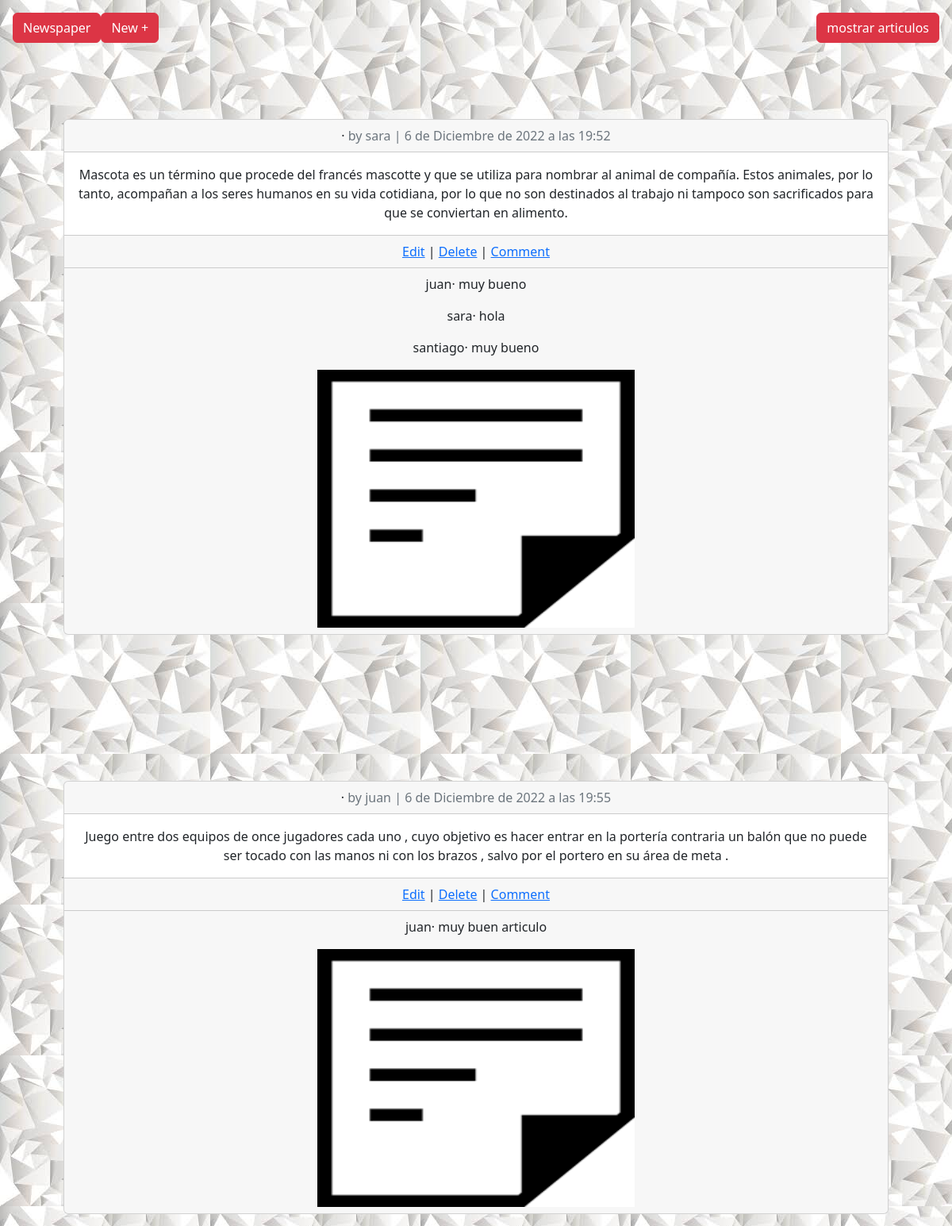
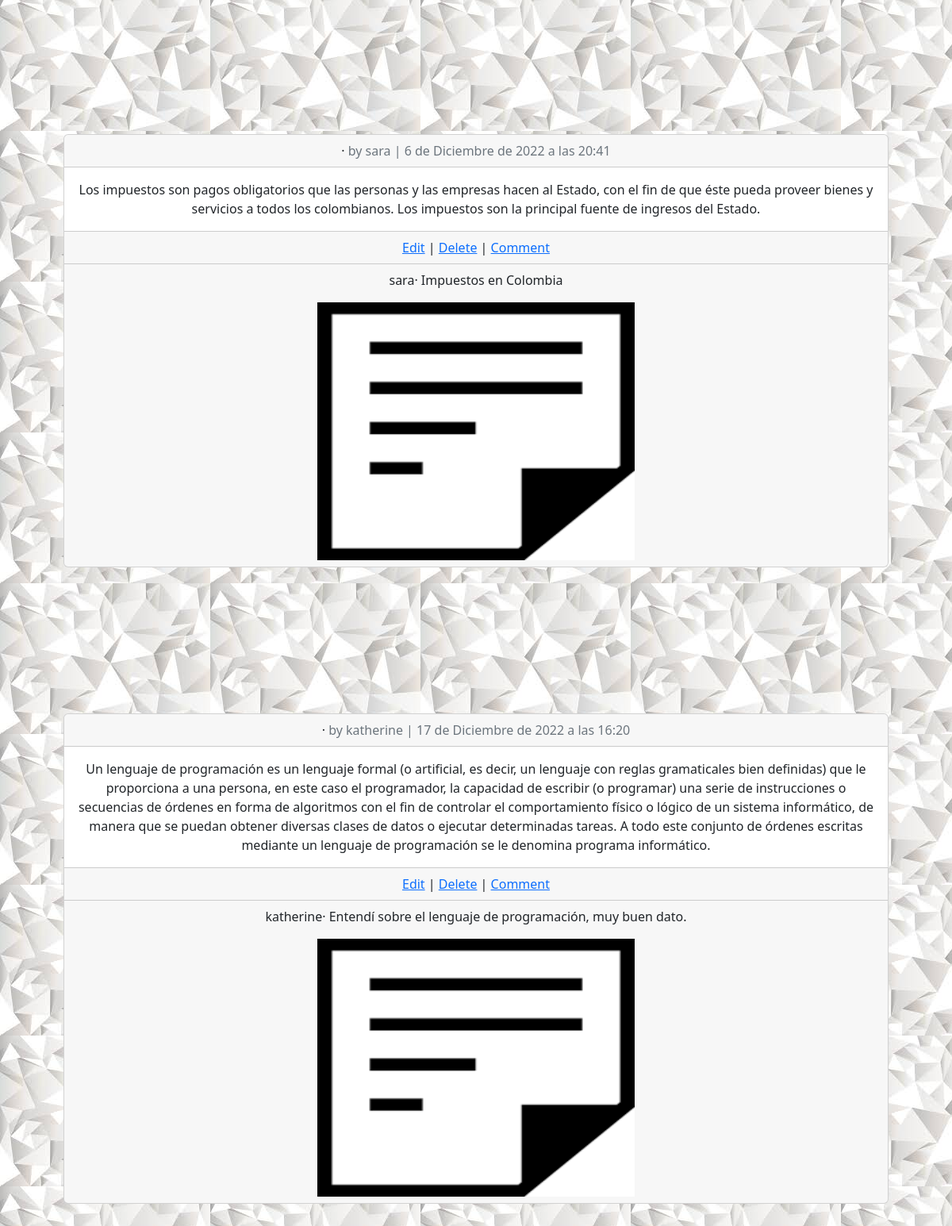
The app's page /articles/ (signed in) with its own data (2 pictures, top to bottom).
### articles/models.py (models this page shows, shortened)
class Article(models.Model):
    title = models.CharField(max_length=255)
    body = models.TextField()
    date = models.DateTimeField(auto_now_add=True)
    author = models.ForeignKey(settings.AUTH_USER_MODEL,
                                on_delete= models.CASCADE,)

class Comment(models.Model):
    article = models.ForeignKey(Article, on_delete=models.CASCADE,)
    comment= models.CharField(
        max_length=140
    )
    author = models.ForeignKey(settings.AUTH_USER_MODEL,
                                on_delete=models.CASCADE,
                                )
    def __str__(self):
        return self.comment

### accounts/models.py (models this page shows)
class CustomUser(AbstractUser):
    age = models.PositiveIntegerField(null=True, blank=True)

### articles/views.py (the view)
# urls.py: path('', ArticleListView.as_view(),
class ArticleListView(LoginRequiredMixin, ListView):
    model = Article
    template_name = "article_list.html"

### templates/article_list.html (shortened to what this page needs)
{% extends "base.html" %}
{% load static %}
{% block content %}
    {% for article in article_list %}
        <div class="card">
            <div class="card-header">
                 &middot;
                <span class="text-muted ">by {{ article.author }} |
                    {{ article.date }}
                </span>
            </div>
            <div class="card-body">
                {{ article.body }}
            </div>
            <div class="card-footer text-center text.muted">
                <a href="{% url 'article_edit' article.pk %}">Edit</a> |
                <a href="{% url 'article_delete' article.pk %}">Delete</a> |
                <a href="{% url 'article_detail' article.pk %}">Comment</a>
            </div>
           <div class="card-footer" >
                {% for comment in article.comment_set.all %}
                <p>
                    <span class="font-weight-bold">
                        {{ comment.author }}&middot;
                    </span>
                    {{ comment }}
                </p>
                {% endfor %}
                <img src="{%  static 'img/nota.png' %}" alt="" class="avatar3" >
            </div>
        </div>
        <br />
    {% endfor %}
{% endblock content %}

### templates/base.html (shortened to what this page needs)
{% load static %}
<html>
<head>
    <link rel="stylesheet" href="{% static 'bootstrap-5.2.2-dist/css/bootstrap.min.css' %}">
    <link rel="stylesheet" href="https://cdn.jsdelivr.net/npm/swiper@8/swiper-bundle.min.css" />
    <link rel="stylesheet" href="{% static 'css/diseño.css' %}">
</head>
<body>
    <div class="hola">
        <header class="p-3 mb-3 border-button">
            <div class="d-flex flex-wrap algin-items-center justify-content-center justify-content-lg-start">
                <a class="navbar-brand" href="{% url 'home' %}"><button type="button" class="btn btn-danger sm-4 ">Newspaper</button></a>
                <ul class="nav col-12 col-lg-auto me-lg-auto mb-2 justify-content-center mb-md-0">
                    {% if user.is_authenticated %}
                    <li><a href="{% url 'article_new' %}" class="link-dark"><button type="button" class="btn btn-danger">New +</button> </a></li>
                </ul>
                <a class="navbar-brand" href="{% url 'article_list' %}"><button type="button" class="btn btn-danger">mostrar articulos</button></a>
                    {% else %}
                    <div class="text-end">
                        {% endif %}
                </div>
            </div>
        <main>
            <div class="inicio">
                {% block content%}
                {% endblock content%}
            </div>
        </main>
</body>
</html>

### static/css/diseño.css (style rules this page uses)
.card { margin: 80px; }
.inicio { text-align: center; }
body { background-image: url('../img/blanco.jfif'); }
.avatar3 { width: 400px; height: 325px; justify-content: center; align-items: center; }

### records on screen
Article: author "sara", date "6 de Diciembre de 2022 a las 19:52", body "Mascota es un término que procede del francés mascotte y que se utiliza para nombrar al animal de compañía. Estos animales, por lo tanto, acompañan a los seres humanos en su vida cotidiana, por lo que no son destinados al trabajo ni tampoco son sacrificados para que se conviertan en alimento."
Comment: author "juan", comment "muy bueno"
Comment: author "sara", comment "hola"
Comment: author "santiago", comment "muy bueno"
Article: author "juan", date "6 de Diciembre de 2022 a las 19:55", body "Juego entre dos equipos de once jugadores cada uno , cuyo objetivo es hacer entrar en la portería contraria un balón que no puede ser tocado con las manos ni con los brazos , salvo por el portero en su área de meta ."
Comment: author "juan", comment "muy buen articulo"
Article: author "sara", date "6 de Diciembre de 2022 a las 20:41", body "Los impuestos son pagos obligatorios que las personas y las empresas hacen al Estado, con el fin de que éste pueda proveer bienes y servicios a todos los colombianos. Los impuestos son la principal fuente de ingresos del Estado."
Comment: author "sara", comment "Impuestos en Colombia"
Article: author "katherine", date "17 de Diciembre de 2022 a las 16:20", body "Un lenguaje de programación es un lenguaje formal (o artificial, es decir, un lenguaje con reglas gramaticales bien definidas) que le proporciona a una persona, en este caso el programador, la capacidad de escribir (o programar) una serie de instrucciones o secuencias de órdenes en forma de algoritmos con el fin de controlar el comportamiento físico o lógico de un sistema informático, de manera que se puedan obtener diversas clases de datos o ejecutar determinadas tareas. A todo este conjunto de órdenes escritas mediante un lenguaje de programación se le denomina programa informático."
Comment: author "katherine", comment "Entendí sobre el lenguaje de programación, muy buen dato."
